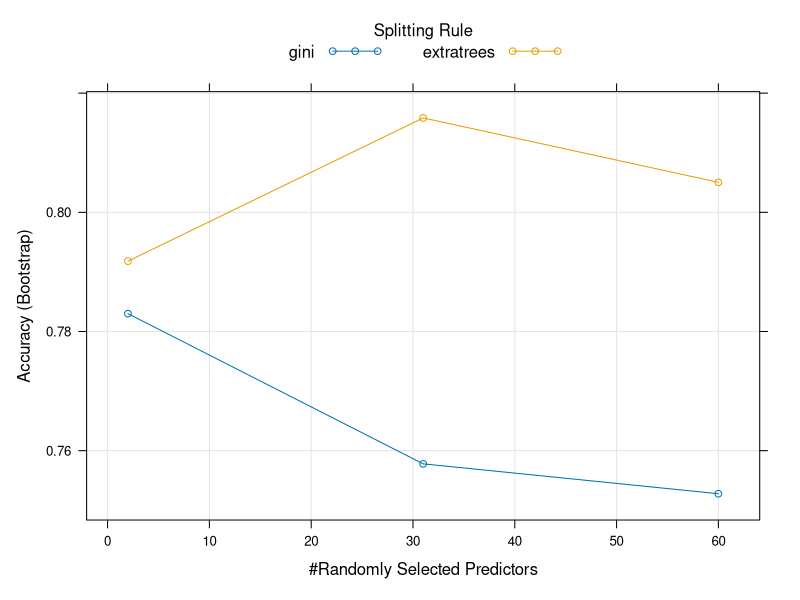
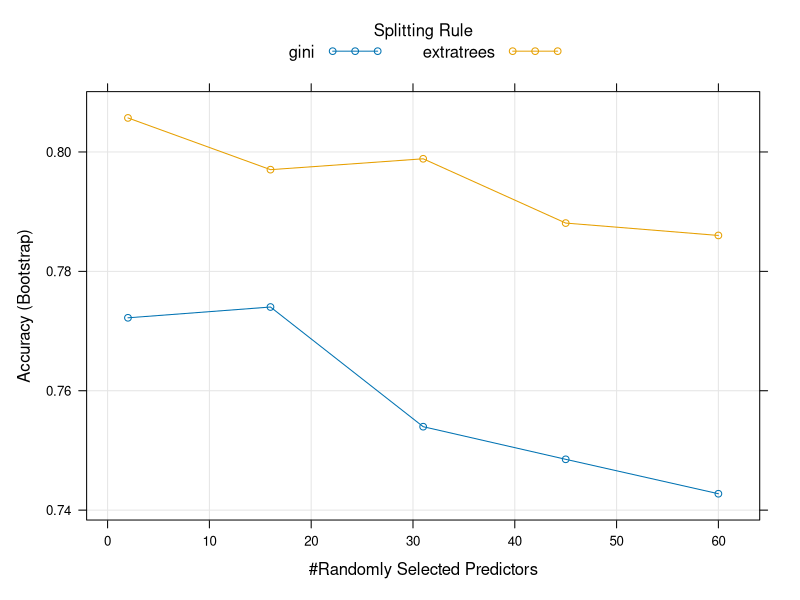
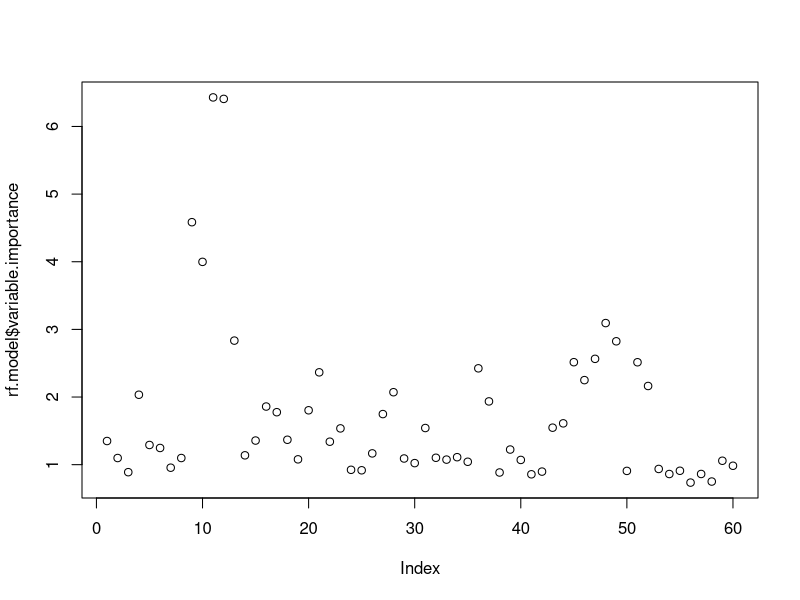

Here is the R script that generated these plots, in order:
######################################## Random Forest ################################

# Fit model and predict with Random Forest with a package "caret"
# Sonar data: The Sonar data from the mlbench package can be used to train a classifer to recognise mines from rocks using sonar data. 
# The data is composed to 60 features representing the energy within a particular frequency (image specroscopy) band.
# Ranger is a fast implementation of random forests (Breiman 2001) or recursive partitioning, particularly suited for high dimensional data. Classification, regression, and survival forests are supported.

#install.packages("ranger")

library("ranger")
library("mlbench")
library("caret")
data(Sonar)
head(Sonar)


set.seed(12)  # To assure reproduction of the results

## Assigning 60/40 split for training / validation (testing)
tr <- sample(nrow(Sonar), round(nrow(Sonar) * 0.6))
train <- Sonar[tr, ]
test <- Sonar[-tr, ]

model <- train(Class ~ .,
               data = train,
               method = "ranger")

# Print Random Forest model
print(model)

# Print Random Forest model
plot(model)

# The main hyperparameter is mtry, i.e. the number of randomly selected variables used at each split.
# Automate the tuning of the hyperparameter using a grid search, which can be parametrised by setting tuneLength
# TuneLength refers to a number of different values of mtry that are tested

model <- train(Class ~ .,
               data = train,
               method = "ranger",
               tuneLength = 5)
print(model)
plot(model)

p <- predict(model, test, method = "ranger")
confusionMatrix(factor(p), test$Class)

## Variable importance
rf.model <- ranger(Class ~ ., data = Sonar, importance = "impurity")
rf.model$variable.importance
plot(rf.model$variable.importance)
